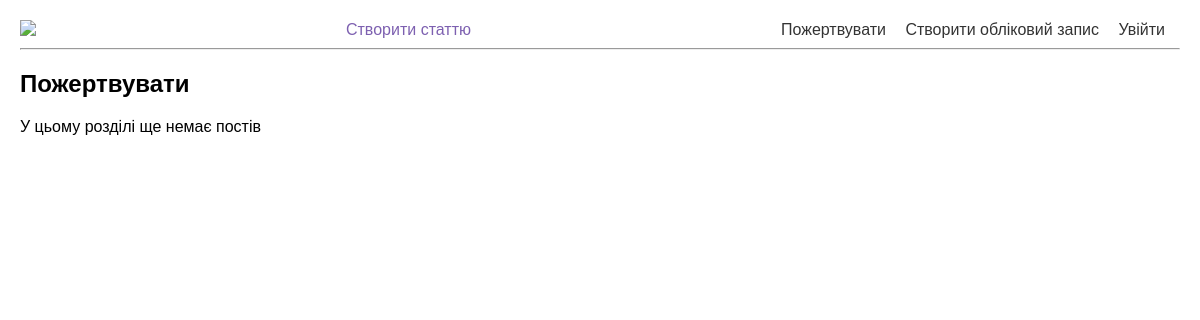
The app's page /Sacrifice with its own data.
### tables this page shows
CREATE TABLE sections (
        id INTEGER PRIMARY KEY AUTOINCREMENT,
        name TEXT UNIQUE NOT NULL,
        slug TEXT UNIQUE NOT NULL
        );

### main.py (the view)
@app.route("/<section_slug>")
def section_page(section_slug):
    sections = get_blog_sections()
    section = get_section_by_slug(section_slug)
    if not section:
        return "Розділ не знайдено", 404
    posts = get_section_posts(section["id"])
    return render_template("section.html", sections=sections, section=section, posts=posts)

### db.py (called while the page is built)
def get_db():
    conn = sqlite3.connect(DB_Name)
    conn.row_factory = sqlite3.Row
    return conn

def get_blog_sections():
    with get_db() as db:
        sections = db.execute("SELECT * FROM sections").fetchall()
        return sections

def get_section_by_slug(section_slug):
    with get_db() as db:
        sections = db.execute("SELECT * FROM sections WHERE slug = ?", (section_slug,)).fetchone()
        return sections

def get_section_posts(section_id):
    with get_db() as db:
        posts = db.execute("""
        SELECT * FROM posts
        WHERE section_id = ?
        ORDER BY created_at DESC
        """, (section_id,)).fetchall()
    return posts

### templates/section.html (shortened to what this page needs)
{% extends "base.html" %}
{% block content %}
<h2>{{ section.name }}</h2>
{% for post in posts %}
    <div class="post">
        <p>{{ post.text }}</p>
        {% if post.image %}
            <img src="{{ post.image }}" alt="">
        {% endif %}
        <br>
        <small>Опубліковано: {{ post.created_at }}</small>
    </div>
{% else %}
    <p>У цьому розділі ще немає постів</p>
{% endfor %}
{% endblock %}

### templates/base.html (shortened to what this page needs)
<!DOCTYPE html>
<html lang="uk">
<head>
    <link rel="stylesheet" href="{{ url_for('static', filename='css/style.css') }}">
</head>
<body>
<header>
    <a href="{{ url_for('index') }}"><img src= "https://upload.wikimedia.org/wikipedia/commons/7/73/Wikipedia-logo-for-Ukraine.png"></a>
    <a href="{{ url_for('add_post') }}">Створити статтю</a>
    <header>
        <nav>
              <div>
                {% for section in sections %}
                        <a href="{{ url_for('section_page', section_slug=section.slug) }}">
                            {{ section.name }}
                        </a>
                {% else %}
                    Розділів поки немає
                  {% endfor %}
              </div>
        </nav>
    </header>
</header>
<hr>
{% block content %}{% endblock %}
</body>
</html>

### static/css/style.css (style rules this page uses)
body { font-family: Arial, sans-serif; max-width: 2000px; margin: auto; padding: 20px }
header { display: flex; justify-content: space-between; align-items: center; }
nav a { margin-right: 15px; text-decoration: none; color: #333; }
img { max-width: 100%; max-height: 350px; }
a img { width: 120px; height: auto; }
a { color: rgb(125, 96, 176); text-decoration: none; }

### records on screen
sections: name "Пожертвувати"
sections: name "Створити обліковий запис"
sections: name "Увійти"
